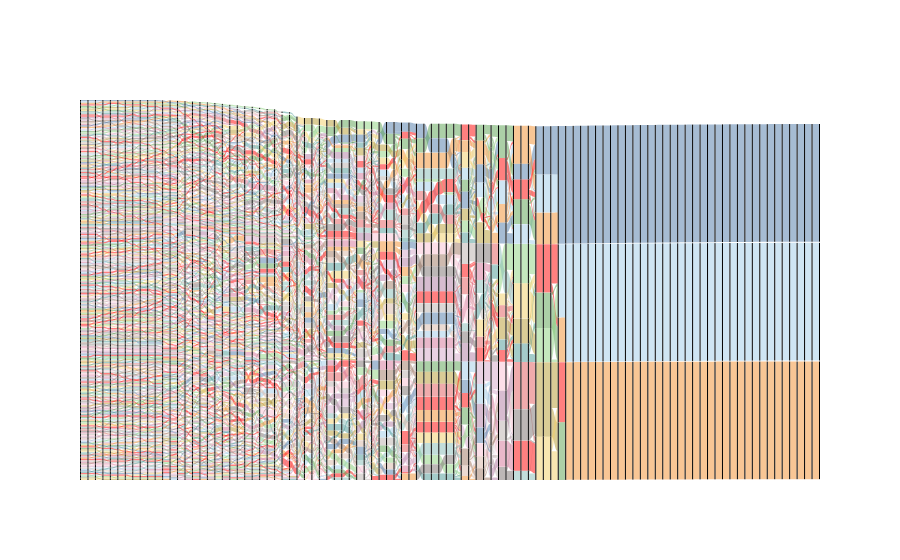

Here is the notebook cell this chart was saved with:
### Code cell
# plot Sankey
fig = mcf.plot_sankey(step=2)
fig.write_image(root_fig+"sSBM_Sankey.svg")

### Figure 1 — Plotly figure (JSON) as saved in the notebook; plotly's stock layout.template omitted (floating-point values rounded to 4 significant figures; data arrays with more than 128 entries replaced by an {"elided": "..."} marker saying what was removed)
{"data": [{"link": {"color": {"elided": "9946 str values"}, "source": {"elided": "9946 int values"}, "target": {"elided": "9946 int values"}, "value": {"elided": "9946 int values"}}, "node": {"line": {"color": "black", "width": 0}, "pad": 0.1, "thickness": 1}, "type": "sankey"}], "layout": {"autosize": true}}
